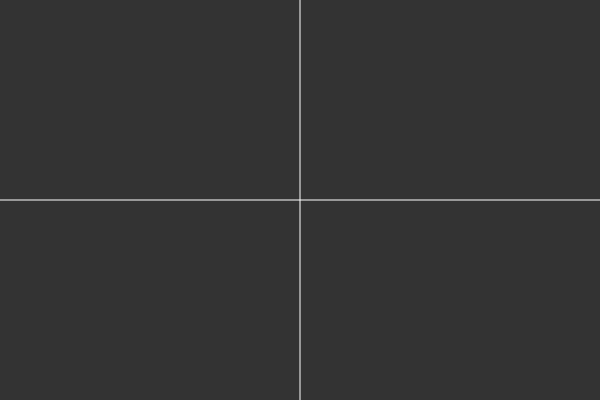
Frame 1 (no input)
Frame 60 (no input): identical to frame 1, image omitted
Frame 120 (the mouse pressed at the canvas centre since frame 60): identical to frame 1, image omitted

The p5.js sketch that drew this single still picture (run headless with seeded random() and noise() and a simulated clock; from frame 60 on, the mouse is pressed at the canvas centre):

// p5.js sketch
// ── sketch.js
//이 부분의 값을 바꿔보세요.
var init_angle = document.getElementById('init_angle');
var lenthX = document.getElementById('lenthX');
var lenthY = document.getElementById('lenthY');
var changeAngleX = document.getElementById('changeAngleX');
var changeAngleY = document.getElementById('changeAngleY');

// 움직이는 좌표 초기값 설정
var moveX = 0;
var moveY = 0;

//사분면 그리기
var centerX = 300;
var centerY = 200;

//i, 각도 초기값 설정
var i = 0;
var angle = 0;

function setup() {
  createCanvas(600, 400);
  background(51);
  stroke(255);
  line(0, 200, 600, 200);
  line(300, 0, 300, 400);

  noStroke();
  fill(255, 100, 10);

  pointB(lenthX, lenthY, changeAngleX, changeAngleY);
}

function draw() {

}

function keyPressed() {
  if (keyCode === LEFT_ARROW) {
      pointB(lenthX, lenthY, changeAngleX, changeAngleY);
      drawF(lenthX, lenthY, changeAngleX, changeAngleY);
    }
  if (keyCode === RIGHT_ARROW) {
      pointB(lenthX, lenthY, changeAngleX, changeAngleY);
      drawB(lenthX, lenthY, changeAngleX, changeAngleY);
  }
}

function drawGraphB(moveX, moveY) {
  moveX = centerX + moveX;
  moveY = centerY + moveY;
  ellipse(moveX, moveY, 6, 6);
}

function drawGraphF(moveX, moveY) {
  moveX = centerX + moveX;
  moveY = centerY + moveY;
  ellipse(moveX, moveY, 5, 5);
}

function pointB(lenthX, lenthY, x, y) {
  for (var i = 0; i < init_angle; i++) {
    var angle = i*3.141592 / 180;

    fill(255, 100, 10);
    moveX = lenthX*cos(angle*x);
    moveY = lenthY*sin(angle*y);
    drawGraphB(moveX, moveY);
    console.log(moveX + "  " + moveY);
  }
}

function drawF(lenthX, lenthY, x, y) {
  angle = i*3.141592 / 180;
  fill(255);
  noStroke();
  moveX = lenthX*cos(angle*x);
  moveY = lenthY*sin(angle*y);
  drawGraphF(moveX, moveY);
  i -= 5;
  console.log(moveX + "  " + moveY);
}

function drawB(lenthX, lenthY, x, y) {
  angle = i*3.141592 / 180;
  fill(255);
  noStroke();
  moveX = lenthX*cos(angle*x);
  moveY = lenthY*sin(angle*y);
  drawGraphF(moveX, moveY);
  i += 5;
  console.log(moveX + "  " + moveY);
}
